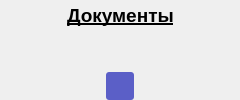
                      <widget class="QWidget" name="widget_10" native="true">
                       <property name="minimumSize">
                        <size>
                         <width>0</width>
                         <height>0</height>
                        </size>
                       </property>
                       <layout class="QVBoxLayout" name="verticalLayout_39">
                        <property name="spacing">
                         <number>5</number>
                        </property>
                        <property name="leftMargin">
                         <number>0</number>
                        </property>
                        <property name="topMargin">
                         <number>0</number>
                        </property>
                        <property name="rightMargin">
                         <number>0</number>
                        </property>
                        <property name="bottomMargin">
                         <number>0</number>
                        </property>
                        <item>
                         <layout class="QHBoxLayout" name="horizontalLayout_36">
                          <property name="topMargin">
                           <number>0</number>
                          </property>
                          <item>
                           <spacer name="horizontalSpacer_50">
                            <property name="orientation">
                             <enum>Qt::Horizontal</enum>
                            </property>
                            <property name="sizeHint" stdset="0">
                             <size>
                              <width>56</width>
                              <height>10</height>
                             </size>
                            </property>
                           </spacer>
                          </item>
                          <item>
                           <widget class="QLabel" name="label_29">
                            <property name="font">
                             <font>
                              <pointsize>14</pointsize>
                              <bold>true</bold>
                              <underline>true</underline>
                             </font>
                            </property>
                            <property name="text">
                             <string>Документы</string>
                            </property>
                           </widget>
                          </item>
                          <item>
                           <spacer name="horizontalSpacer_51">
                            <property name="orientation">
                             <enum>Qt::Horizontal</enum>
                            </property>
                            <property name="sizeHint" stdset="0">
                             <size>
                              <width>56</width>
                              <height>10</height>
                             </size>
                            </property>
                           </spacer>
                          </item>
                         </layout>
                        </item>
                        <item>
                         <widget class="QWidget" name="widget_documents" native="true">
                          <property name="sizePolicy">
                           <sizepolicy hsizetype="Fixed" vsizetype="Minimum">
                            <horstretch>0</horstretch>
                            <verstretch>0</verstretch>
                           </sizepolicy>
                          </property>
                          <property name="minimumSize">
                           <size>
                            <width>240</width>
                            <height>0</height>
                           </size>
                          </property>
                          <property name="maximumSize">
                           <size>
                            <width>16777215</width>
                            <height>16777215</height>
                           </size>
                          </property>
                          <property name="layoutDirection">
                           <enum>Qt::LeftToRight</enum>
                          </property>
                          <layout class="QVBoxLayout" name="verticalLayout_doc">
                           <property name="spacing">
                            <number>4</number>
                           </property>
                           <property name="leftMargin">
                            <number>0</number>
                           </property>
                           <property name="topMargin">
                            <number>0</number>
                           </property>
                           <property name="rightMargin">
                            <number>0</number>
                           </property>
                           <property name="bottomMargin">
                            <number>0</number>
                           </property>
                          </layout>
                         </widget>
                        </item>
                        <item>
                         <layout class="QHBoxLayout" name="horizontalLayout_19">
                          <item>
                           <spacer name="horizontalSpacer_7">
                            <property name="orientation">
                             <enum>Qt::Horizontal</enum>
                            </property>
                            <property name="sizeHint" stdset="0">
                             <size>
                              <width>40</width>
                              <height>20</height>
                             </size>
                            </property>
                           </spacer>
                          </item>
                          <item>
                           <widget class="QPushButton" name="pushButton_AddDocument">
                            <property name="sizePolicy">
                             <sizepolicy hsizetype="Fixed" vsizetype="Fixed">
                              <horstretch>0</horstretch>
                              <verstretch>0</verstretch>
                             </sizepolicy>
                            </property>
                            <property name="minimumSize">
                             <size>
                              <width>28</width>
                              <height>28</height>
                             </size>
                            </property>
                            <property name="maximumSize">
                             <size>
                              <width>28</width>
                              <height>28</height>
                             </size>
                            </property>
                            <property name="font">
                             <font>
                              <pointsize>11</pointsize>
                              <italic>false</italic>
                              <bold>true</bold>
                             </font>
                            </property>
                            <property name="layoutDirection">
                             <enum>Qt::RightToLeft</enum>
                            </property>
                            <property name="styleSheet">
                             <string notr="true">QPushButton{color:white;
background-color:rgb(91,95,199);
border-radius:3px;
}

QPushButton:hover{ 
color:white;
background-color:rgb(68,71,145);
border-radius:3px;
}</string>
                            </property>
                            <property name="text">
                             <string/>
                            </property>
                            <property name="icon">
                             <iconset resource="recources.qrc">
                              <normaloff>:/images/images/plus-8-12.png</normaloff>:/images/images/plus-8-12.png</iconset>
                            </property>
                            <property name="checkable">
                             <bool>false</bool>
                            </property>
                           </widget>
                          </item>
                          <item>
                           <spacer name="horizontalSpacer_4">
                            <property name="orientation">
                             <enum>Qt::Horizontal</enum>
                            </property>
                            <property name="sizeHint" stdset="0">
                             <size>
                              <width>40</width>
                              <height>20</height>
                             </size>
                            </property>
                           </spacer>
                          </item>
                         </layout>
                        </item>
                       </layout>
                      </widget>
